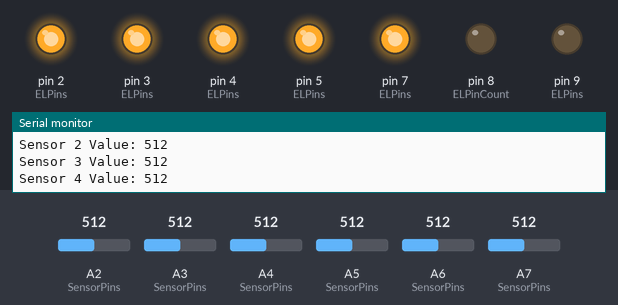
Bench run of a sketch on a simulated Arduino Nano, built with avr-gcc and run on an emulated ATmega328P. Parts: output pins drawn as LEDs (lit = HIGH), the last lines printed to the serial monitor. Inputs (shaded band) come from the test bench; at power-on: A2 (SensorPins) = 512, A3 (SensorPins) = 512, A4 (SensorPins) = 512, A5 (SensorPins) = 512, A6 (SensorPins) = 512, A7 (SensorPins) = 512. Pins used as bus, display or sensor lines are not drawn.

Above: at 1.2 s.
1.3 s: A2 (SensorPins) set to 581
2.8 s: A2 (SensorPins) set to 608
At 3.9 s:
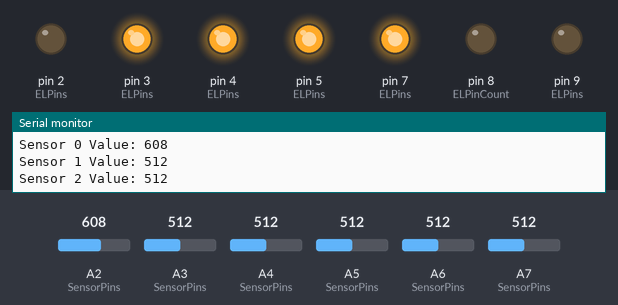
4.4 s: A3 (SensorPins) set to 583
5.9 s: A3 (SensorPins) set to 616
At 7.1 s:
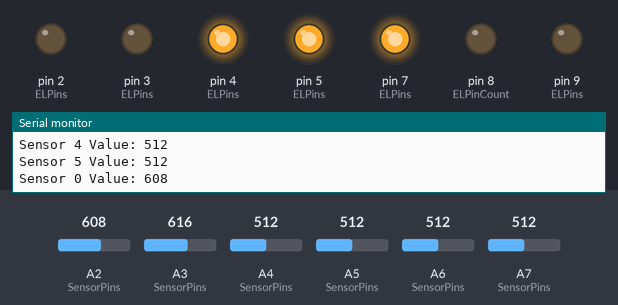
7.4 s: A4 (SensorPins) set to 582
10.4 s: A4 (SensorPins) set to 609
At 11.3 s:
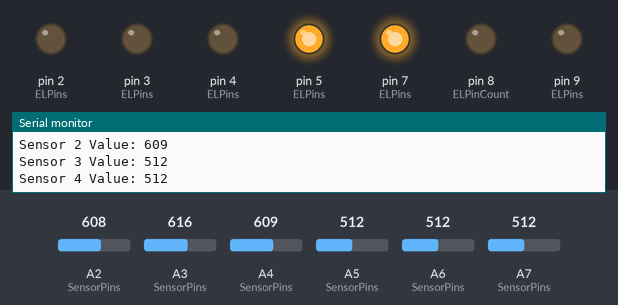
Timing chart, 0 to 13.0 s (numbered marks = the images above; inputs shaded):
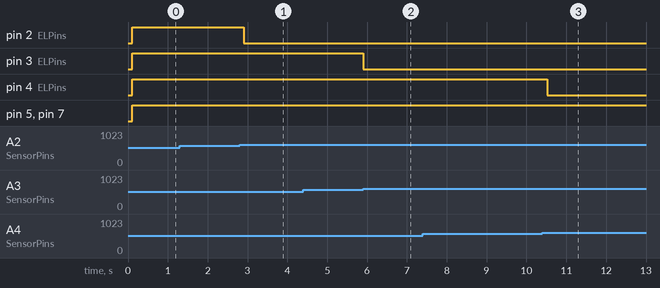

The sketch:

el_seq.ino
```cpp
/* EL AcroYoga Suit
 * Build this for Lilypad 328 to use it with the old Sparkfun EL Sequencer
 * (Which is what we're doing...)
 *
 * by Leslie Bienenfeld and Kevin Nelson
 */

#define DEBUG

// oh arduino... there must be a better way.
// EL Driver labels and their corresponding digital pins
#define EL_A 2
#define EL_B 3
#define EL_C 4
#define EL_D 5
#define EL_E 6
#define EL_F 7
#define EL_G 8
#define EL_H 9

// ADC mapping, in case it needs to change later
#define ADC_LEFT_SHOULDER     A2
#define ADC_RIGHT_SHOULDER    A3
#define ADC_LEFT_HIP          A4
#define ADC_RIGHT_HIP         A5
#define ADC_LEFT_FOOT         A6
#define ADC_RIGHT_FOOT        A7

// ADC Thresholding
#define LEFT_SHOULDER_THRESHOLD   600
#define RIGHT_SHOULDER_THRESHOLD  600
#define LEFT_HIP_THRESHOLD        600
#define RIGHT_HIP_THRESHOLD       600
#define LEFT_FOOT_THRESHOLD       600
#define RIGHT_FOOT_THRESHOLD      600

// take advantage of the consecutive analog pins to turn the sensor
// mapping into consecutive array indeces starting at 0
#define Sensor_Table_Index(sensor) ((sensor) - A2)

// you might also want to do EL mapping, i.e.:
// #define EL_LEFT_SHOULDER EL_D


// Array-ize the pins, so you can use for loops
#define ELPinCount (8)
int ELPins[] = {EL_A, EL_B, EL_C, EL_D, EL_E, EL_F, EL_G, EL_H};

#define SensorPinCount (6)
int SensorPins[] = {ADC_LEFT_SHOULDER,
                    ADC_RIGHT_SHOULDER,
                    ADC_LEFT_HIP,
                    ADC_RIGHT_HIP,
                    ADC_LEFT_FOOT,
                    ADC_RIGHT_FOOT};

int sensorTable[6];

// simple helper method, just cause it's less typing.
// usage: SensorThreshold(ADC_LEFT_SHOULDER);
int SensorThreshold(int sensorPin) {
  return sensorTable[Sensor_Table_Index(sensorPin)];
}


// arduino !


void setup() {
  int i;
  // intialize EL wire pins
  for (i = 0; i < ELPinCount; ++i) {
    pinMode(ELPins[i], OUTPUT);
    digitalWrite(ELPins[i], LOW);
  }

  // initialize sensor pins
  for (i = 0; i < SensorPinCount; ++i) {
    pinMode(SensorPins[i], INPUT);
    digitalWrite(SensorPins[i], HIGH); // use the internal pull-up resistor
  }

  // initialize the sensor threshold table.  you shouldn't need to change this
  // change the defines to change the thresholds.
  // hysteresis isn't supported in this version, sorry champ.
  sensorTable[Sensor_Table_Index(ADC_LEFT_SHOULDER)] = LEFT_SHOULDER_THRESHOLD;
  sensorTable[Sensor_Table_Index(ADC_RIGHT_SHOULDER)] = RIGHT_SHOULDER_THRESHOLD;
  sensorTable[Sensor_Table_Index(ADC_LEFT_HIP)] = LEFT_HIP_THRESHOLD;
  sensorTable[Sensor_Table_Index(ADC_RIGHT_HIP)] = RIGHT_HIP_THRESHOLD;
  sensorTable[Sensor_Table_Index(ADC_LEFT_FOOT)] = LEFT_FOOT_THRESHOLD;
  sensorTable[Sensor_Table_Index(ADC_RIGHT_FOOT)] = RIGHT_FOOT_THRESHOLD;

#ifdef DEBUG
  Serial.begin(9600);
  while (!Serial) {
    ; // wait for serial port to connect, just in case?
  }
#endif
}


// loop related things


int lastAnalog[SensorPinCount];
int analogValues[SensorPinCount];

unsigned long lastNow = 0;
void loop() {
  unsigned long now = millis();
  int refreshRate = 100; //ms
  if (now - lastNow > refreshRate) {
    int i;

    // read from sensors
    for (i = 0; i < SensorPinCount; ++i ) {
      analogValues[i] = analogRead(SensorPins[i]);

      // for now, testing, just map SensorPins[i] to ELPins[i]
      if (analogValues[i] < SensorThreshold(SensorPins[i])) {
        // threshold crossed, turn on the light
        digitalWrite(ELPins[i], HIGH);
      } else {
        digitalWrite(ELPins[i], LOW);
      }
    }

    // get ready for next round
    lastNow = now;
    for (i = 0; i < SensorPinCount; ++i) {
      lastAnalog[i] = analogValues[i];
#ifdef DEBUG
      String sensorOutput = "Sensor ";
      sensorOutput = sensorOutput + i + " Value: " + analogValues[i] + "\n";
      Serial.print(sensorOutput);
#endif
    }
  }
}

// highest order bit function stolen from stack overflow.
byte highest_order_bit(byte input) {
  if (!input) {
    return 0;
  }

  byte highest = 1;
  while (input >>= 1) {
    highest <<= 1;
  }

  return highest;
}
```

Measured:
- the behaviour switches between 599 and 600 on A2 (SensorPins) (found by bisection; images 0 and 1)
- the behaviour switches between 599 and 600 on A3 (SensorPins) (found by bisection; images 1 and 2)
- the behaviour switches between 599 and 600 on A4 (SensorPins) (found by bisection; images 2 and 3)
- after the input at 2.8 s, pin 2 (ELPins): HIGH → LOW after 0.11 s
- after the input at 5.9 s, pin 3 (ELPins): HIGH → LOW at once
- after the input at 10.4 s, pin 4 (ELPins): HIGH → LOW after 0.12 s
